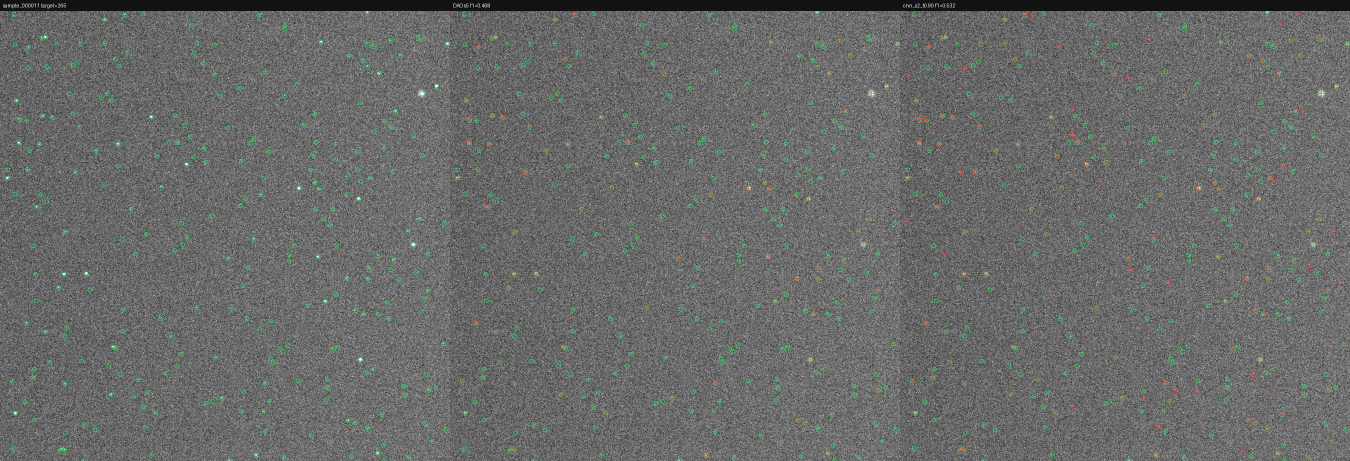
#> input picture runs_before/candidate_scorer_sigma2_random2/eval_spotcheck_crop_best/sample_000011_compare.jpg, 2700 x 922 px (shown at 1/2 size)
$ python -i image_generator.py   (imports and definitions only)
#> lines starting #> are read from the running program, lines starting #| are printed output that depends on the picture
import os
from functools import lru_cache

import pandas as pd
import numpy as np
import cv2
from scipy.spatial import cKDTree
from datetime import datetime


# ==========================================
# 1. 核心渲染与标注函数
# ==========================================
# [53 lines left out: functions draw_gaussian_spot, draw_motion_blurred_gaussian_spot, not called in this run]


def apply_light_pollution(
        gray_img,
        random_seed=None,
        patch_count=None,
        base_brightness=3.0,
        patch_brightness=(18.0, 34.0),
        add_noise=True,
        noise_mean=1.5,
        noise_std=5.5):
    """Add one or two broad light-pollution glows and full-frame noise."""
#> called with base_brightness = 3, patch_brightness = (18, 34), add_noise = True, noise_mean = 1.5, noise_std = 5.5
    rng = np.random.default_rng(random_seed)
    polluted = gray_img.astype(np.float32)
    height, width = polluted.shape
#> height = 922; width = 2700

    mask = np.full((height, width), float(base_brightness), dtype=np.float32)
    if patch_count is None:
        patch_count = int(rng.integers(1, 3))

    x_grid = np.arange(width, dtype=np.float32)
#> x_grid = 2700 values from 0 to 2699
    y_grid = np.arange(height, dtype=np.float32)[:, np.newaxis]
#> y_grid = 922 values from 0 to 921
    image_diag = np.hypot(width, height)
#> image_diag = 2853.1
    for _ in range(patch_count):
        cx = rng.uniform(0.18, 0.82) * width
        cy = rng.uniform(0.18, 0.82) * height
        falloff_radius = rng.uniform(0.25, 0.42) * image_diag
        value = float(rng.uniform(patch_brightness[0], patch_brightness[1]))
        x = x_grid - np.float32(cx)
        y = y_grid - np.float32(cy)
        radius2 = x * x + y * y
        blob = value / (1.0 + radius2 / (falloff_radius * falloff_radius))
        mask += blob.astype(np.float32)
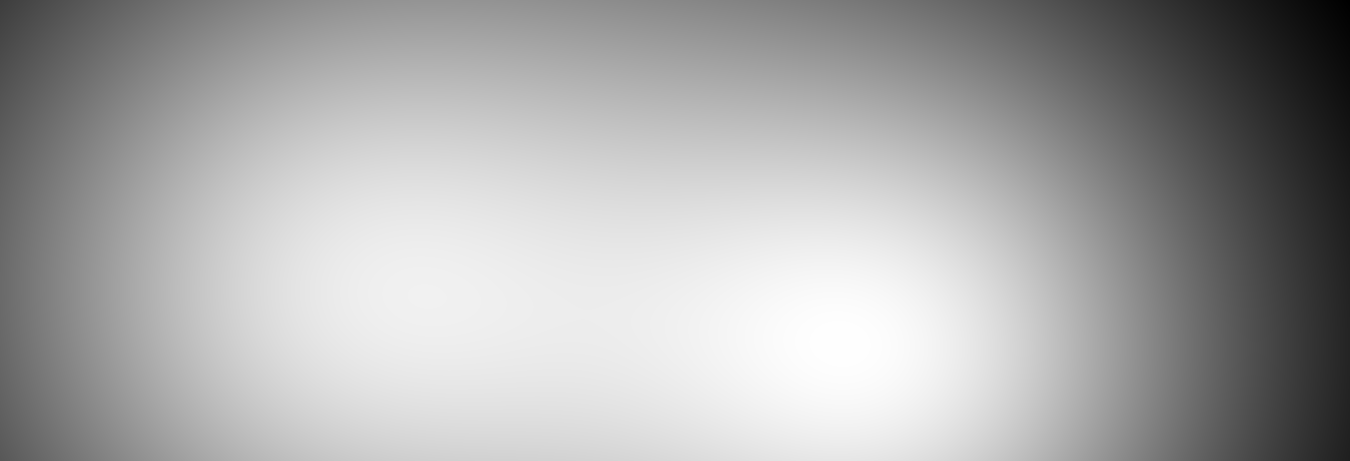
#> mask: shape (922, 2700) float32 (shown at 1/2 size); min 15.92, max 39.98, mean 31.8; drawn with min black and max white

    smooth_size = max(31, int(max(width, height) * 0.06) | 1)
#> smooth_size = 163
    mask = cv2.GaussianBlur(mask, (smooth_size, smooth_size), 0)

    if add_noise:
        fine_grain = rng.normal(noise_mean, noise_std, (height, width)).astype(np.float32)
        fine_grain_size = max(5, int(max(width, height) * 0.010) | 1)
#> fine_grain_size = 27
        fine_grain = cv2.GaussianBlur(fine_grain, (fine_grain_size, fine_grain_size), 0)
        soft_grain = rng.normal(0.0, noise_std * 0.30, (height, width)).astype(np.float32)
        soft_grain_size = max(11, int(max(width, height) * 0.030) | 1)
#> soft_grain_size = 81
        soft_grain = cv2.GaussianBlur(soft_grain, (soft_grain_size, soft_grain_size), 0)
        mask += fine_grain + soft_grain

    return np.clip(polluted + mask, 0, 255).astype(np.uint8)
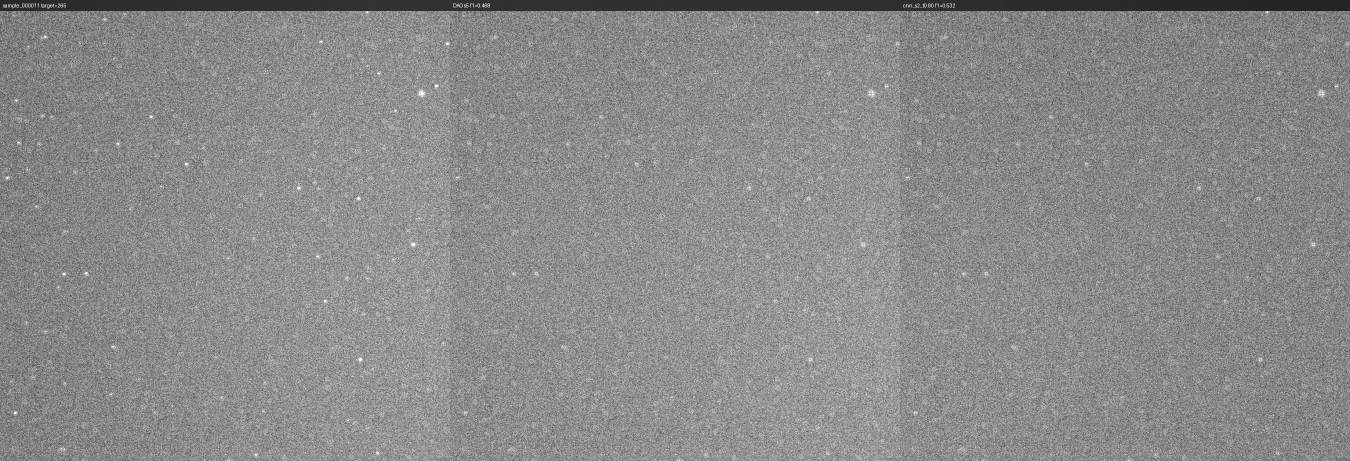
#> returned value: shape (922, 2700) (shown at 1/2 size); min 25, max 255, mean 137.8


def _default_gaia_catalogue_path():
    return os.path.join(os.path.dirname(os.path.abspath(__file__)), 'gaia.csv')


# [52 lines left out: functions _load_gaia_catalogue, _radec_to_unit_vector, not called in this run]


def _normalize_center_radec(ra_deg, dec_deg):
    return ra_deg % 360.0, dec_deg


# [314 lines left out: functions _star_display_scales, _create_observer_rotation, create_star_image_by_fov, create_motion_star_image_by_fov, create_polluted_star_image_by_fov, not called in this run]

>>> import cv2
>>> picture = cv2.imread('../../runs_before/candidate_scorer_sigma2_random2/eval_spotcheck_crop_best/sample_000011_compare.jpg', cv2.IMREAD_GRAYSCALE)
>>> result = apply_light_pollution(picture)

$ run again, on runs_before/candidate_scorer_sigma2_random2/eval_spotcheck_crop_best/sample_000117_compare.jpg
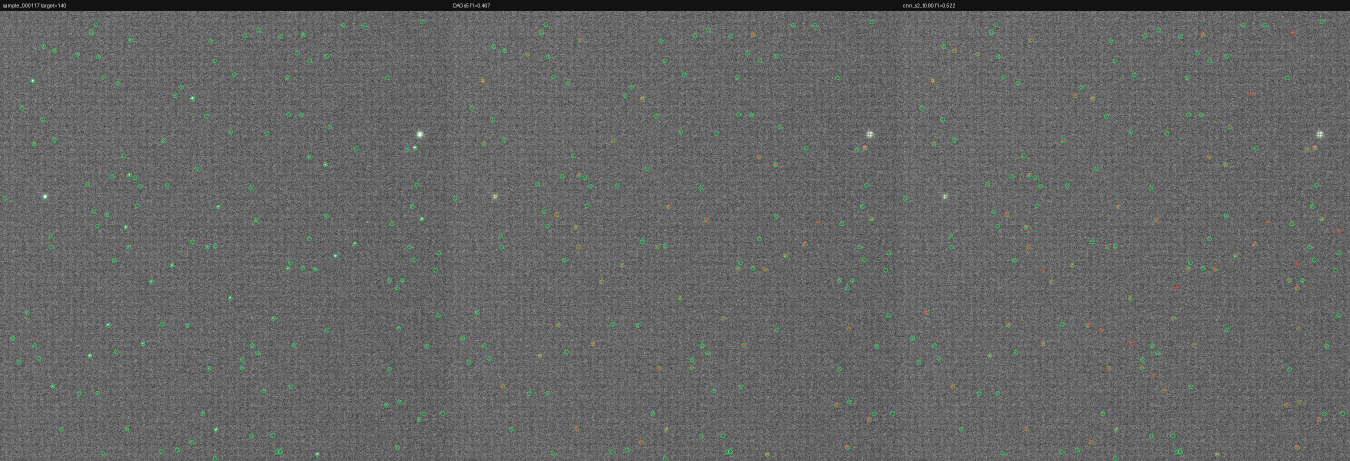
#> input picture runs_before/candidate_scorer_sigma2_random2/eval_spotcheck_crop_best/sample_000117_compare.jpg, 2700 x 922 px (shown at 1/2 size)
#> after the loop in apply_light_pollution, `for _ in range(patch_count):`:
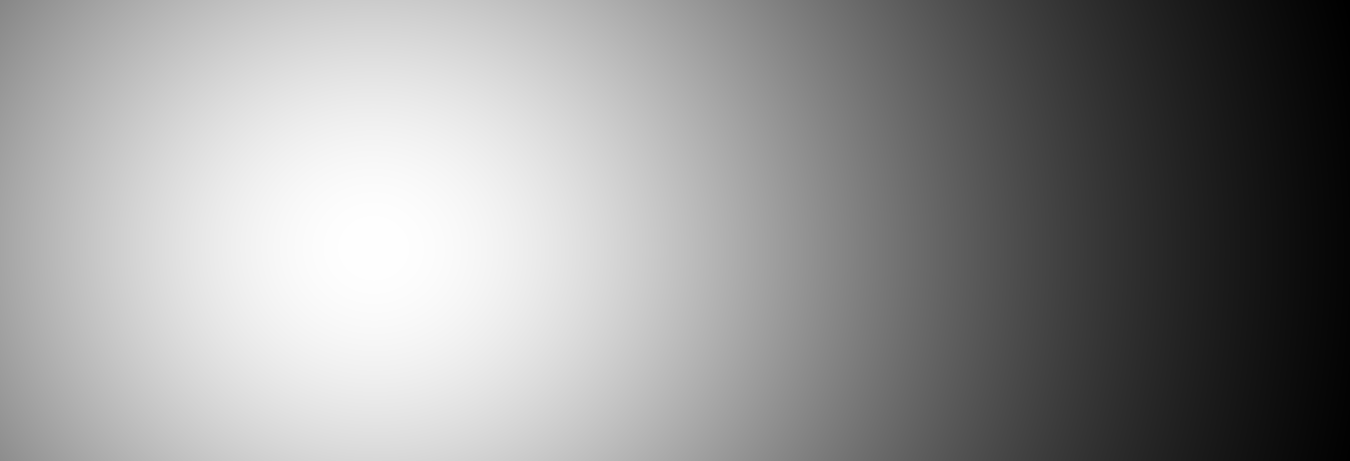
#> mask: shape (922, 2700) float32 (shown at 1/2 size); min 16.43, max 52.12, mean 37; drawn with min black and max white
#> in apply_light_pollution, `return np.clip(polluted + mask, 0, 255).astype(np.uint8)`:
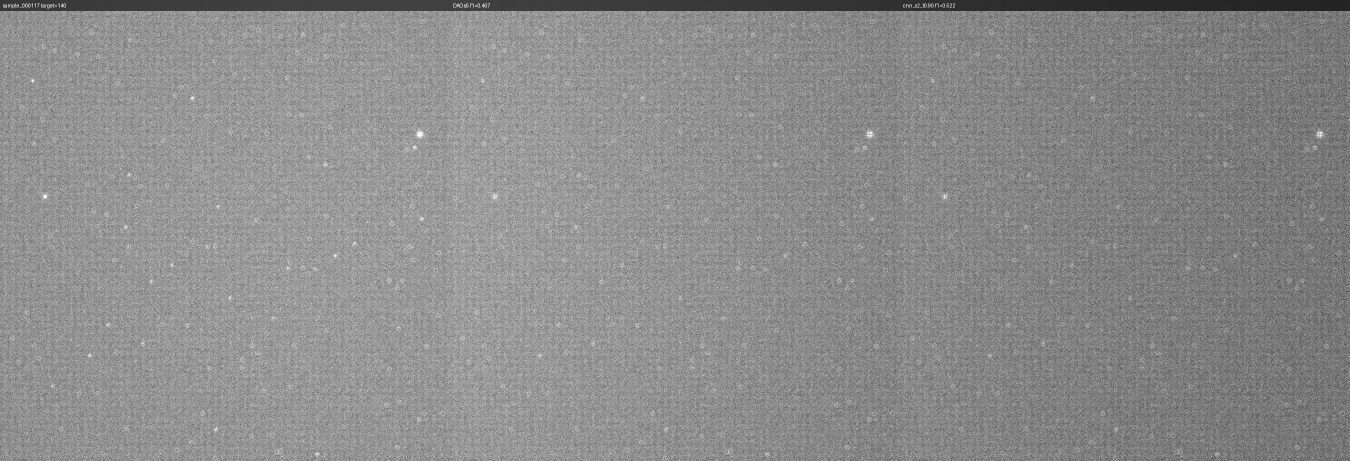
#> returned value: shape (922, 2700) (shown at 1/2 size); min 27, max 255, mean 139.1
